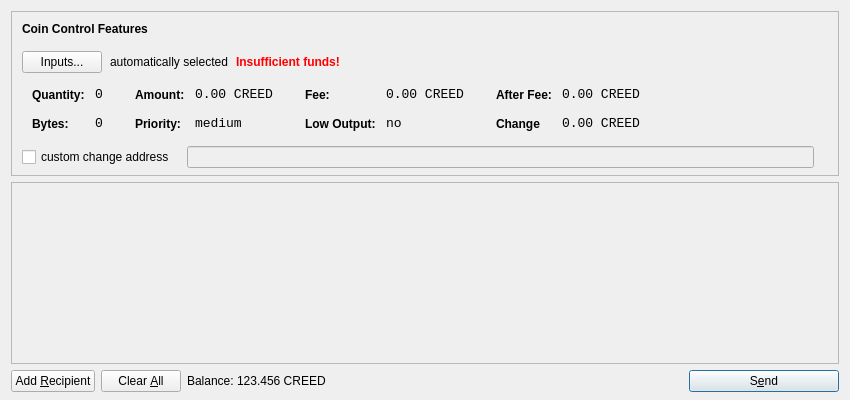
<?xml version="1.0" encoding="UTF-8"?>
<ui version="4.0">
 <class>SendCoinsDialog</class>
 <widget class="QDialog" name="SendCoinsDialog">
  <property name="geometry">
   <rect>
    <x>0</x>
    <y>0</y>
    <width>850</width>
    <height>400</height>
   </rect>
  </property>
  <property name="windowTitle">
   <string>Send Coins</string>
  </property>
  <layout class="QVBoxLayout" name="verticalLayout" stretch="0,1,0">
   <property name="bottomMargin">
    <number>8</number>
   </property>
   <item>
    <widget class="QFrame" name="frameCoinControl">
     <property name="sizePolicy">
      <sizepolicy hsizetype="Expanding" vsizetype="Expanding">
       <horstretch>0</horstretch>
       <verstretch>0</verstretch>
      </sizepolicy>
     </property>
     <property name="maximumSize">
      <size>
       <width>16777215</width>
       <height>16777215</height>
      </size>
     </property>
     <property name="frameShape">
      <enum>QFrame::StyledPanel</enum>
     </property>
     <property name="frameShadow">
      <enum>QFrame::Sunken</enum>
     </property>
     <layout class="QVBoxLayout" name="verticalLayoutCoinControl2">
      <property name="spacing">
       <number>-1</number>
      </property>
      <property name="leftMargin">
       <number>0</number>
      </property>
      <property name="topMargin">
       <number>0</number>
      </property>
      <property name="rightMargin">
       <number>0</number>
      </property>
      <property name="bottomMargin">
       <number>6</number>
      </property>
      <item>
       <layout class="QVBoxLayout" name="verticalLayoutCoinControl" stretch="0,0,0,0,1">
        <property name="spacing">
         <number>0</number>
        </property>
        <property name="leftMargin">
         <number>10</number>
        </property>
        <property name="topMargin">
         <number>10</number>
        </property>
        <item>
         <layout class="QHBoxLayout" name="horizontalLayoutCoinControl1">
          <property name="bottomMargin">
           <number>15</number>
          </property>
          <item>
           <widget class="QLabel" name="labelCoinControlFeatures">
            <property name="sizePolicy">
             <sizepolicy hsizetype="Preferred" vsizetype="Maximum">
              <horstretch>0</horstretch>
              <verstretch>0</verstretch>
             </sizepolicy>
            </property>
            <property name="font">
             <font>
              <weight>75</weight>
              <bold>true</bold>
             </font>
            </property>
            <property name="styleSheet">
             <string notr="true">font-weight:bold;</string>
            </property>
            <property name="text">
             <string>Coin Control Features</string>
            </property>
           </widget>
          </item>
         </layout>
        </item>
        <item>
         <layout class="QHBoxLayout" name="horizontalLayoutCoinControl2" stretch="0,0,0,0">
          <property name="spacing">
           <number>8</number>
          </property>
          <property name="bottomMargin">
           <number>10</number>
          </property>
          <item>
           <widget class="QPushButton" name="pushButtonCoinControl">
            <property name="styleSheet">
             <string notr="true"/>
            </property>
            <property name="text">
             <string>Inputs...</string>
            </property>
           </widget>
          </item>
          <item>
           <widget class="QLabel" name="labelCoinControlAutomaticallySelected">
            <property name="text">
             <string>automatically selected</string>
            </property>
            <property name="margin">
             <number>5</number>
            </property>
           </widget>
          </item>
          <item>
           <widget class="QLabel" name="labelCoinControlInsuffFunds">
            <property name="font">
             <font>
              <weight>75</weight>
              <bold>true</bold>
             </font>
            </property>
            <property name="styleSheet">
             <string notr="true">color:red;font-weight:bold;</string>
            </property>
            <property name="text">
             <string>Insufficient funds!</string>
            </property>
            <property name="margin">
             <number>5</number>
            </property>
           </widget>
          </item>
          <item>
           <spacer name="horizontalSpacerCoinControl">
            <property name="orientation">
             <enum>Qt::Horizontal</enum>
            </property>
            <property name="sizeHint" stdset="0">
             <size>
              <width>40</width>
              <height>1</height>
             </size>
            </property>
           </spacer>
          </item>
         </layout>
        </item>
        <item>
         <widget class="QWidget" name="widgetCoinControl" native="true">
          <property name="sizePolicy">
           <sizepolicy hsizetype="Preferred" vsizetype="Preferred">
            <horstretch>0</horstretch>
            <verstretch>0</verstretch>
           </sizepolicy>
          </property>
          <property name="minimumSize">
           <size>
            <width>0</width>
            <height>0</height>
           </size>
          </property>
          <property name="styleSheet">
           <string notr="true"/>
          </property>
          <layout class="QHBoxLayout" name="horizontalLayoutCoinControl5">
           <property name="margin">
            <number>0</number>
           </property>
           <item>
            <layout class="QHBoxLayout" name="horizontalLayoutCoinControl3" stretch="0,0,0,1">
             <property name="spacing">
              <number>20</number>
             </property>
             <property name="topMargin">
              <number>0</number>
             </property>
             <property name="bottomMargin">
              <number>10</number>
             </property>
             <item>
              <layout class="QFormLayout" name="formLayoutCoinControl1">
               <property name="horizontalSpacing">
                <number>10</number>
               </property>
               <property name="verticalSpacing">
                <number>14</number>
               </property>
               <property name="leftMargin">
                <number>10</number>
               </property>
               <property name="topMargin">
                <number>4</number>
               </property>
               <property name="rightMargin">
                <number>6</number>
               </property>
               <item row="0" column="0">
                <widget class="QLabel" name="labelCoinControlQuantityText">
                 <property name="styleSheet">
                  <string notr="true">font-weight:bold;</string>
                 </property>
                 <property name="text">
                  <string>Quantity:</string>
                 </property>
                 <property name="margin">
                  <number>0</number>
                 </property>
                </widget>
               </item>
               <item row="0" column="1">
                <widget class="QLabel" name="labelCoinControlQuantity">
                 <property name="font">
                  <font>
                   <family>Monospace</family>
                   <pointsize>10</pointsize>
                  </font>
                 </property>
                 <property name="cursor">
                  <cursorShape>IBeamCursor</cursorShape>
                 </property>
                 <property name="contextMenuPolicy">
                  <enum>Qt::ActionsContextMenu</enum>
                 </property>
                 <property name="text">
                  <string>0</string>
                 </property>
                 <property name="margin">
                  <number>0</number>
                 </property>
                 <property name="textInteractionFlags">
                  <set>Qt::LinksAccessibleByMouse|Qt::TextSelectableByKeyboard|Qt::TextSelectableByMouse</set>
                 </property>
                </widget>
               </item>
               <item row="1" column="0">
                <widget class="QLabel" name="labelCoinControlBytesText">
                 <property name="styleSheet">
                  <string notr="true">font-weight:bold;</string>
                 </property>
                 <property name="text">
                  <string>Bytes:</string>
                 </property>
                </widget>
               </item>
               <item row="1" column="1">
                <widget class="QLabel" name="labelCoinControlBytes">
                 <property name="font">
                  <font>
                   <family>Monospace</family>
                   <pointsize>10</pointsize>
                  </font>
                 </property>
                 <property name="cursor">
                  <cursorShape>IBeamCursor</cursorShape>
                 </property>
                 <property name="contextMenuPolicy">
                  <enum>Qt::ActionsContextMenu</enum>
                 </property>
                 <property name="text">
                  <string>0</string>
                 </property>
                 <property name="textInteractionFlags">
                  <set>Qt::LinksAccessibleByMouse|Qt::TextSelectableByKeyboard|Qt::TextSelectableByMouse</set>
                 </property>
                </widget>
               </item>
              </layout>
             </item>
             <item>
              <layout class="QFormLayout" name="formLayoutCoinControl2">
               <property name="horizontalSpacing">
                <number>10</number>
               </property>
               <property name="verticalSpacing">
                <number>14</number>
               </property>
               <property name="leftMargin">
                <number>6</number>
               </property>
               <property name="topMargin">
                <number>4</number>
               </property>
               <property name="rightMargin">
                <number>6</number>
               </property>
               <item row="0" column="0">
                <widget class="QLabel" name="labelCoinControlAmountText">
                 <property name="styleSheet">
                  <string notr="true">font-weight:bold;</string>
                 </property>
                 <property name="text">
                  <string>Amount:</string>
                 </property>
                 <property name="margin">
                  <number>0</number>
                 </property>
                </widget>
               </item>
               <item row="0" column="1">
                <widget class="QLabel" name="labelCoinControlAmount">
                 <property name="font">
                  <font>
                   <family>Monospace</family>
                   <pointsize>10</pointsize>
                  </font>
                 </property>
                 <property name="cursor">
                  <cursorShape>IBeamCursor</cursorShape>
                 </property>
                 <property name="contextMenuPolicy">
                  <enum>Qt::ActionsContextMenu</enum>
                 </property>
                 <property name="text">
                  <string notr="true">0.00 CREED</string>
                 </property>
                 <property name="textInteractionFlags">
                  <set>Qt::LinksAccessibleByMouse|Qt::TextSelectableByKeyboard|Qt::TextSelectableByMouse</set>
                 </property>
                </widget>
               </item>
               <item row="1" column="0">
                <widget class="QLabel" name="labelCoinControlPriorityText">
                 <property name="styleSheet">
                  <string notr="true">font-weight:bold;</string>
                 </property>
                 <property name="text">
                  <string>Priority:</string>
                 </property>
                </widget>
               </item>
               <item row="1" column="1">
                <widget class="QLabel" name="labelCoinControlPriority">
                 <property name="font">
                  <font>
                   <family>Monospace</family>
                   <pointsize>10</pointsize>
                  </font>
                 </property>
                 <property name="cursor">
                  <cursorShape>IBeamCursor</cursorShape>
                 </property>
                 <property name="contextMenuPolicy">
                  <enum>Qt::ActionsContextMenu</enum>
                 </property>
                 <property name="text">
                  <string>medium</string>
                 </property>
                 <property name="textInteractionFlags">
                  <set>Qt::LinksAccessibleByMouse|Qt::TextSelectableByKeyboard|Qt::TextSelectableByMouse</set>
                 </property>
                </widget>
               </item>
              </layout>
             </item>
             <item>
              <layout class="QFormLayout" name="formLayoutCoinControl3">
               <property name="horizontalSpacing">
                <number>10</number>
               </property>
               <property name="verticalSpacing">
                <number>14</number>
               </property>
               <property name="leftMargin">
                <number>6</number>
               </property>
               <property name="topMargin">
                <number>4</number>
               </property>
               <property name="rightMargin">
                <number>6</number>
               </property>
               <item row="0" column="0">
                <widget class="QLabel" name="labelCoinControlFeeText">
                 <property name="styleSheet">
                  <string notr="true">font-weight:bold;</string>
                 </property>
                 <property name="text">
                  <string>Fee:</string>
                 </property>
                 <property name="margin">
                  <number>0</number>
                 </property>
                </widget>
               </item>
               <item row="0" column="1">
                <widget class="QLabel" name="labelCoinControlFee">
                 <property name="font">
                  <font>
                   <family>Monospace</family>
                   <pointsize>10</pointsize>
                  </font>
                 </property>
                 <property name="cursor">
                  <cursorShape>IBeamCursor</cursorShape>
                 </property>
                 <property name="contextMenuPolicy">
                  <enum>Qt::ActionsContextMenu</enum>
                 </property>
                 <property name="text">
                  <string notr="true">0.00 CREED</string>
                 </property>
                 <property name="textInteractionFlags">
                  <set>Qt::LinksAccessibleByMouse|Qt::TextSelectableByKeyboard|Qt::TextSelectableByMouse</set>
                 </property>
                </widget>
               </item>
               <item row="1" column="0">
                <widget class="QLabel" name="labelCoinControlLowOutputText">
                 <property name="styleSheet">
                  <string notr="true">font-weight:bold;</string>
                 </property>
                 <property name="text">
                  <string>Low Output:</string>
                 </property>
                </widget>
               </item>
               <item row="1" column="1">
                <widget class="QLabel" name="labelCoinControlLowOutput">
                 <property name="font">
                  <font>
                   <family>Monospace</family>
                   <pointsize>10</pointsize>
                  </font>
                 </property>
                 <property name="cursor">
                  <cursorShape>IBeamCursor</cursorShape>
                 </property>
                 <property name="contextMenuPolicy">
                  <enum>Qt::ActionsContextMenu</enum>
                 </property>
                 <property name="text">
                  <string>no</string>
                 </property>
                 <property name="textInteractionFlags">
                  <set>Qt::LinksAccessibleByMouse|Qt::TextSelectableByKeyboard|Qt::TextSelectableByMouse</set>
                 </property>
                </widget>
               </item>
              </layout>
             </item>
             <item>
              <layout class="QFormLayout" name="formLayoutCoinControl4">
               <property name="horizontalSpacing">
                <number>10</number>
               </property>
               <property name="verticalSpacing">
                <number>14</number>
               </property>
               <property name="leftMargin">
                <number>6</number>
               </property>
               <property name="topMargin">
                <number>4</number>
               </property>
               <property name="rightMargin">
                <number>6</number>
               </property>
               <item row="0" column="0">
                <widget class="QLabel" name="labelCoinControlAfterFeeText">
                 <property name="styleSheet">
                  <string notr="true">font-weight:bold;</string>
                 </property>
                 <property name="text">
                  <string>After Fee:</string>
                 </property>
                 <property name="margin">
                  <number>0</number>
                 </property>
                </widget>
               </item>
               <item row="0" column="1">
                <widget class="QLabel" name="labelCoinControlAfterFee">
                 <property name="font">
                  <font>
                   <family>Monospace</family>
                   <pointsize>10</pointsize>
                  </font>
                 </property>
                 <property name="cursor">
                  <cursorShape>IBeamCursor</cursorShape>
                 </property>
                 <property name="contextMenuPolicy">
                  <enum>Qt::ActionsContextMenu</enum>
                 </property>
                 <property name="text">
                  <string notr="true">0.00 CREED</string>
                 </property>
                 <property name="textInteractionFlags">
                  <set>Qt::LinksAccessibleByMouse|Qt::TextSelectableByKeyboard|Qt::TextSelectableByMouse</set>
                 </property>
                </widget>
               </item>
               <item row="1" column="0">
                <widget class="QLabel" name="labelCoinControlChangeText">
                 <property name="styleSheet">
                  <string notr="true">font-weight:bold;</string>
                 </property>
                 <property name="text">
                  <string>Change</string>
                 </property>
                </widget>
               </item>
               <item row="1" column="1">
                <widget class="QLabel" name="labelCoinControlChange">
                 <property name="font">
                  <font>
                   <family>Monospace</family>
                   <pointsize>10</pointsize>
                  </font>
                 </property>
                 <property name="cursor">
                  <cursorShape>IBeamCursor</cursorShape>
                 </property>
                 <property name="contextMenuPolicy">
                  <enum>Qt::ActionsContextMenu</enum>
                 </property>
                 <property name="text">
                  <string notr="true">0.00 CREED</string>
                 </property>
                 <property name="textInteractionFlags">
                  <set>Qt::LinksAccessibleByMouse|Qt::TextSelectableByKeyboard|Qt::TextSelectableByMouse</set>
                 </property>
                </widget>
               </item>
              </layout>
             </item>
            </layout>
           </item>
          </layout>
         </widget>
        </item>
        <item>
         <layout class="QHBoxLayout" name="horizontalLayoutCoinControl4" stretch="0,0,0">
          <property name="spacing">
           <number>12</number>
          </property>
          <property name="sizeConstraint">
           <enum>QLayout::SetDefaultConstraint</enum>
          </property>
          <property name="topMargin">
           <number>5</number>
          </property>
          <property name="rightMargin">
           <number>5</number>
          </property>
          <item>
           <widget class="QCheckBox" name="checkBoxCoinControlChange">
            <property name="text">
             <string>custom change address</string>
            </property>
           </widget>
          </item>
          <item>
           <widget class="QLineEdit" name="lineEditCoinControlChange">
            <property name="enabled">
             <bool>false</bool>
            </property>
            <property name="sizePolicy">
             <sizepolicy hsizetype="Expanding" vsizetype="Fixed">
              <horstretch>0</horstretch>
              <verstretch>0</verstretch>
             </sizepolicy>
            </property>
           </widget>
          </item>
          <item>
           <widget class="QLabel" name="labelCoinControlChangeLabel">
            <property name="sizePolicy">
             <sizepolicy hsizetype="Preferred" vsizetype="Expanding">
              <horstretch>0</horstretch>
              <verstretch>0</verstretch>
             </sizepolicy>
            </property>
            <property name="minimumSize">
             <size>
              <width>0</width>
              <height>0</height>
             </size>
            </property>
            <property name="text">
             <string/>
            </property>
            <property name="margin">
             <number>3</number>
            </property>
           </widget>
          </item>
         </layout>
        </item>
        <item>
         <spacer name="verticalSpacerCoinControl">
          <property name="orientation">
           <enum>Qt::Vertical</enum>
          </property>
          <property name="sizeHint" stdset="0">
           <size>
            <width>800</width>
            <height>1</height>
           </size>
          </property>
         </spacer>
        </item>
       </layout>
      </item>
     </layout>
    </widget>
   </item>
   <item>
    <widget class="QScrollArea" name="scrollArea">
     <property name="widgetResizable">
      <bool>true</bool>
     </property>
     <widget class="QWidget" name="scrollAreaWidgetContents">
      <property name="geometry">
       <rect>
        <x>0</x>
        <y>0</y>
        <width>830</width>
        <height>165</height>
       </rect>
      </property>
      <layout class="QVBoxLayout" name="verticalLayout_2">
       <property name="margin">
        <number>0</number>
       </property>
       <item>
        <layout class="QVBoxLayout" name="entries">
         <property name="spacing">
          <number>6</number>
         </property>
        </layout>
       </item>
       <item>
        <spacer name="verticalSpacer">
         <property name="orientation">
          <enum>Qt::Vertical</enum>
         </property>
         <property name="sizeHint" stdset="0">
          <size>
           <width>20</width>
           <height>40</height>
          </size>
         </property>
        </spacer>
       </item>
      </layout>
     </widget>
    </widget>
   </item>
   <item>
    <layout class="QHBoxLayout" name="horizontalLayout">
     <item>
      <widget class="QPushButton" name="addButton">
       <property name="toolTip">
        <string>Send to multiple recipients at once</string>
       </property>
       <property name="text">
        <string>Add &amp;Recipient</string>
       </property>
       <property name="autoDefault">
        <bool>false</bool>
       </property>
      </widget>
     </item>
     <item>
      <widget class="QPushButton" name="clearButton">
       <property name="sizePolicy">
        <sizepolicy hsizetype="Minimum" vsizetype="Fixed">
         <horstretch>0</horstretch>
         <verstretch>0</verstretch>
        </sizepolicy>
       </property>
       <property name="toolTip">
        <string>Remove all transaction fields</string>
       </property>
       <property name="text">
        <string>Clear &amp;All</string>
       </property>
       <property name="autoRepeatDelay">
        <number>300</number>
       </property>
       <property name="autoDefault">
        <bool>false</bool>
       </property>
      </widget>
     </item>
     <item>
      <layout class="QHBoxLayout" name="horizontalLayout_2">
       <property name="spacing">
        <number>3</number>
       </property>
       <item>
        <widget class="QLabel" name="label">
         <property name="sizePolicy">
          <sizepolicy hsizetype="Preferred" vsizetype="Fixed">
           <horstretch>0</horstretch>
           <verstretch>0</verstretch>
          </sizepolicy>
         </property>
         <property name="text">
          <string>Balance:</string>
         </property>
        </widget>
       </item>
       <item>
        <widget class="QLabel" name="labelBalance">
         <property name="sizePolicy">
          <sizepolicy hsizetype="Preferred" vsizetype="Fixed">
           <horstretch>0</horstretch>
           <verstretch>0</verstretch>
          </sizepolicy>
         </property>
         <property name="cursor">
          <cursorShape>IBeamCursor</cursorShape>
         </property>
         <property name="text">
          <string notr="true">123.456 CREED</string>
         </property>
         <property name="textInteractionFlags">
          <set>Qt::LinksAccessibleByMouse|Qt::TextSelectableByKeyboard|Qt::TextSelectableByMouse</set>
         </property>
        </widget>
       </item>
      </layout>
     </item>
     <item>
      <spacer name="horizontalSpacer">
       <property name="orientation">
        <enum>Qt::Horizontal</enum>
       </property>
       <property name="sizeHint" stdset="0">
        <size>
         <width>40</width>
         <height>20</height>
        </size>
       </property>
      </spacer>
     </item>
     <item>
      <widget class="QPushButton" name="sendButton">
       <property name="minimumSize">
        <size>
         <width>150</width>
         <height>0</height>
        </size>
       </property>
       <property name="toolTip">
        <string>Confirm the send action</string>
       </property>
       <property name="text">
        <string>S&amp;end</string>
       </property>
       <property name="icon">
        <iconset resource="../bitcoin.qrc">
         <normaloff>:/icons/send</normaloff>:/icons/send</iconset>
       </property>
       <property name="default">
        <bool>true</bool>
       </property>
      </widget>
     </item>
    </layout>
   </item>
  </layout>
 </widget>
 <resources>
  <include location="../bitcoin.qrc"/>
 </resources>
 <connections/>
</ui>
